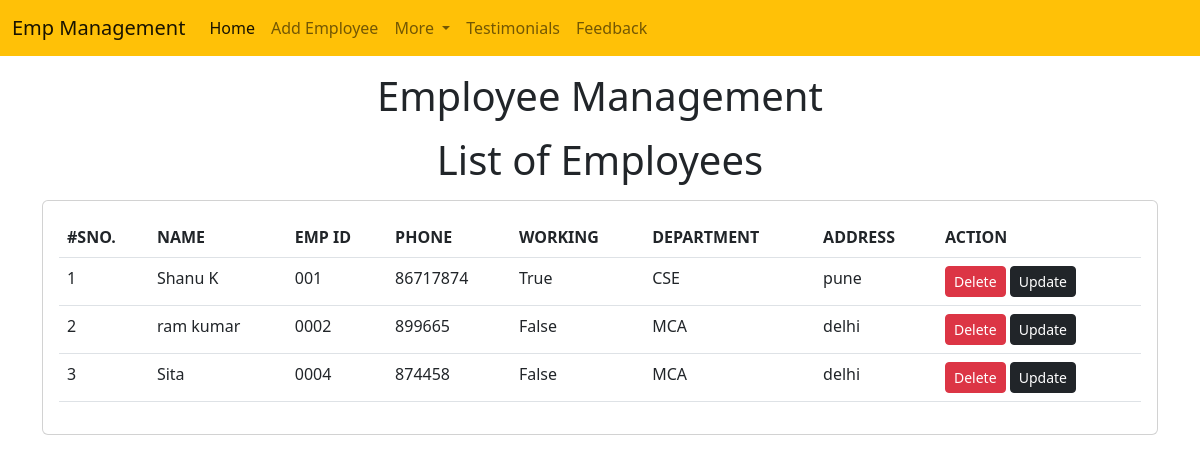
The page /emp/home/ on the database its author committed.
### emp/models.py (models this page shows)
class Emp(models.Model):
    name=models.CharField(max_length=200)
    emp_id=models.CharField(max_length=200)
    phone=models.CharField(max_length=10)
    address=models.CharField(max_length=150)
    working=models.BooleanField(default=True)
    department=models.CharField(max_length=10)

### emp/views.py (the view)
# urls.py: path('home/', emp_home),
def emp_home(request):
    emps=Emp.objects.all()
    return render(request, "emp/home.html",{
        'emps':emps
    })

### templates/emp/home.html (shortened to what this page needs)
<!DOCTYPE html>
<html lang="en">
  <head>
    <link
      href="https://cdn.jsdelivr.net/npm/bootstrap@5.2.0-beta1/dist/css/bootstrap.min.css"
      rel="stylesheet"
    />
  </head>
  <body>
    {% include 'emp/navbar.html' %}
    <h1 class="text-center my-3">Employee Management</h1>
    <h1 class="text-center my-3">List of Employees</h1>
    <div class="container">
      <div class="row">
        <div class="col-md-12">
          <div class="card">
            <div class="card-body">
              <table class="table">
                <thead>
                  <tr>
                    <th>#SNO.</th>
                    <th>NAME</th>
                    <th>EMP ID</th>
                    <th>PHONE</th>
                    <th>WORKING</th>
                    <th>DEPARTMENT</th>
                    <th>ADDRESS</th>
                    <th>ACTION</th>
                  </tr>
                </thead>
                <tbody>
                  {% for e in emps %}
                  <tr>
                    <td>{{forloop.counter}}</td>
                    <td>{{e.name}}</td>
                    <td>{{e.emp_id}}</td>
                    <td>{{e.phone}}</td>
                    <td>{{e.working}}</td>
                    <td>{{e.department}}</td>
                    <td>{{e.address}}</td>
                    <td>
                      <a href="/emp/delete-emp/{{e.id}}" class="btn btn-danger btn-sm">Delete</a>
                      <a href="/emp/update-emp/{{e.id}}" class="btn btn-dark btn-sm">Update</a>
                    </td>
                  </tr>
                  {% endfor %}
                </tbody>
              </table>
            </div>
          </div>
        </div>
      </div>
    </div>
  </body>
</html>

### templates/emp/navbar.html (shortened to what this page needs)
<nav class="navbar navbar-expand-lg bg-warning">
    <div class="container-fluid">
      <a class="navbar-brand" href="#">Emp Management</a>
      <div class="collapse navbar-collapse" id="navbarSupportedContent">
        <ul class="navbar-nav me-auto mb-2 mb-lg-0">
          <li class="nav-item">
            <a class="nav-link active" aria-current="page" href="/emp/home/">Home</a>
          </li>
          <li class="nav-item">
            <a class="nav-link" href="/emp/add-emp/">Add Employee</a>
          </li>
          <li class="nav-item dropdown">
            <a class="nav-link dropdown-toggle" href="#" id="navbarDropdown" role="button" data-bs-toggle="dropdown" aria-expanded="false">
              More
            </a>
          </li>
          <li class="nav-item">
            <a class="nav-link" href="/emp/testimonials/">Testimonials</a>
          </li>
          <li class="nav-item">
            <a class="nav-link" href="/emp/feedback/">Feedback</a>
          </li>
        </ul>
      </div>
    </div>
  </nav>

### rows shown on the page
Emp: name "Shanu K", emp_id "001", phone "86717874", working "True", department "CSE", address "pune"
Emp: name "ram kumar", emp_id "0002", phone "899665", working "False", department "MCA", address "delhi"
Emp: name "Sita", emp_id "0004", phone "874458", working "False", department "MCA", address "delhi"
